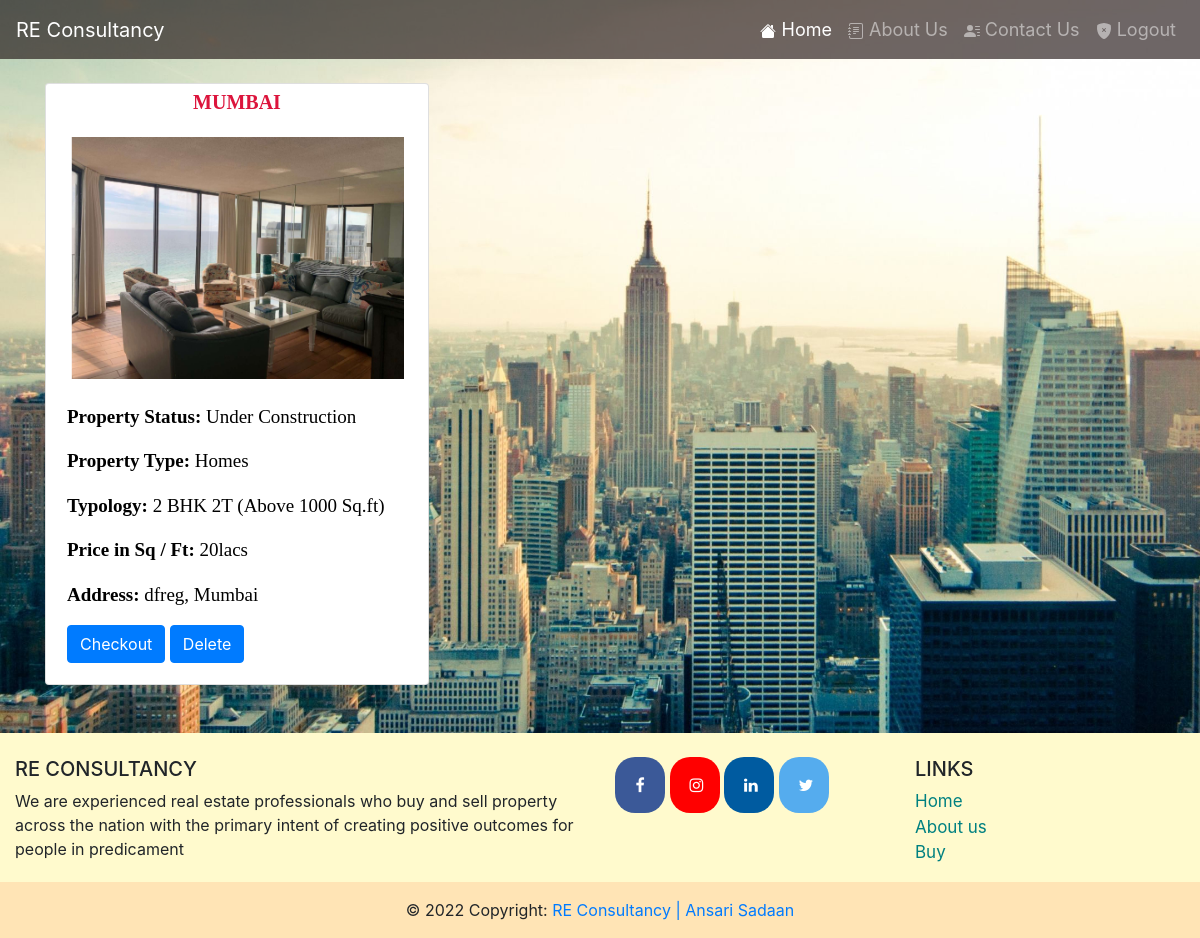
Screenshot of /cart.php (signed in) with the database file from the repository.
### tables this page shows
CREATE TABLE IF NOT EXISTS `sellers` (
  `id` int(11) NOT NULL AUTO_INCREMENT,
  `typo` varchar(255) NOT NULL,
  `protype` varchar(255) NOT NULL,
  `prostatus` varchar(255) NOT NULL,
  `price` varchar(255) NOT NULL,
  `address` varchar(255) NOT NULL,
  `city` varchar(255) NOT NULL,
  `image` varchar(11) NOT NULL,
  `updated_on` timestamp NOT NULL DEFAULT CURRENT_TIMESTAMP ON UPDATE CURRENT_TIMESTAMP,
  `username` varchar(255) NOT NULL,
  PRIMARY KEY (`id`),
  KEY `FK_UserSeller` (`username`)
);

### cart.php (the view, shortened to what this page needs)
<html>
    <head>
        <link rel="stylesheet" href="./css/bootstrap.min.css">
        <link rel="stylesheet" href="./css/styles.css">
        <link rel="stylesheet" href="https://cdnjs.cloudflare.com/ajax/libs/font-awesome/4.7.0/css/font-awesome.min.css">
    </head>
    <body>
        <nav class="navbar navbar-expand-lg navbar-dark bg-dark">
            <a class="navbar-brand" href="#"><span>RE Consultancy</span></a>
            <div class="collapse navbar-collapse" id="navbarSupportedContent">
              <ul class="navbar-nav ml-auto">
                <li class="nav-item active">
                  <a class="nav-link" href="home.php" target = "_self"> Home <span class="sr-only">(current)</span></a>
                </li>
                <li class="nav-item">
                  <a class="nav-link" href="about.php" target = "_self"> About Us</a>
                </li>
                <li class="nav-item">
                  <a class="nav-link " type="button" data-toggle="modal" data-target="#exampleModal" href="#" > Contact Us</a>
                </li>
                <li class="nav-item">
                  <a class="nav-link " type="button" href="logout.php" target = "_self"> Logout</a>
                </li>
              </ul>
            </div>
        </nav>
        <br>
<div class="container">
<div class="row">
<?php
    $con = mysqli_connect('localhost','root','','re_consultancy');
   $query="SELECT sellers.*, cart.id as 'cart_id' , cart.order_id FROM sellers
    Inner join cart ON cart.order_id = sellers.id WHERE cart.user_id = '".$_SESSION['id']."'
    ORDER BY sellers.updated_on Desc";
    $result=mysqli_query($con,$query) or die(mysqli_error($con));
    while($row=mysqli_fetch_array($result)){
    echo'
    <div class="col s4">
        <div class="card" style="width: 24rem; height:auto;">
            <p style="text-align:center; font-size:20px; color:crimson; padding-top:0.5%; font-weight:900; text-transform:uppercase; font-family:serif;" >'.$row['city'].' </p>
            <img style="padding:1%; width:340; height:250; margin-left:5.4%;"class="card-img-top" src="images/'.$row['image'].'" alt="Card image cap">
             <div class="card-body" style="overflow: auto;">
                        <p><span style="font-weight:900; color:black;  font-size:19px; font-family:times new roman;">Property Status: </span><span style=" font-size:19px; font-family:times new roman; color:black;"> '.$row['prostatus'].'</p>
                     <p><span style="font-weight:900; color:black;  font-size:19px; font-family:times new roman;">Property Type: </span><span style=" font-size:19px; font-family:times new roman; color:black;"> '.$row['protype'].'</p>
                     <p><span style="font-weight:900; color:black;   font-size:19px; font-family:times new roman;">Typology: </span><span style=" font-size:19px; font-family:times new roman; color:black;"> '.$row['typo'].'</p>
                    <p><span style="font-weight:900; color:black;  font-size:19px; font-family:times new roman;">Price in Sq / Ft: </span><span style="font-size:19px; font-family:times new roman; color:black;">'.$row['price'].'</p>
                    <p ><span style="font-weight:900; color:black;  font-size:19px; font-family:times new roman;">Address: </span><span style=" font-size:19px; font-family:times new roman; color:black;">'.$row['address'].', '.$row['city'].'</p>
                    <a href="checkout.php" type="submit" style="color: white;" class="btn btn-primary" name="">Checkout</a>
            <a type="button" cart_id='.$row['cart_id'].' order_id='.$row['order_id'].' class="btn btn-primary delete" style="color: white;" name="delete">Delete</a>
             </div>
        </div><br><br>
    </div>';
    }
    ?>
</div>
</div>
        <footer class="page-footer font-small  pt-4" style="background-color: LemonChiffon;">
            <div class="container-fluid text-center text-md-left">
                <div class="row">
                    <div class="col-md-6 mt-md-0 mt-3">
                        <h5 class="text-uppercase">RE Consultancy</h5>
                        <p>We are experienced real estate professionals who buy and sell property across the nation with the primary intent of creating positive outcomes for people in predicament</p>
                    </div>
                    <div class="col-md-3 mb-md-0 mb-3">
                    <a href="https://www.facebook.com/" target = "-blank" class="fa fa-facebook"></a>
                        <a href="https://www.instagram.com/" target = "_blank" class="fa fa-instagram"></a>
                        <a href="https://www.linkedin.com/in/ansari-sadaan-82a191214/" target = "_blank" class="fa fa-linkedin"></a>
                        <a href="https://twitter.com/home?lang=en" target = "_blank" class="fa fa-twitter"></a>
                    </div>
                    <div class="col-md-3 mb-md-0 mb-3">
                        <h5 class="text-uppercase">Links</h5>
                        <ul class="list-unstyled">
                            <li>
                            <a href="home.php" style="color:Teal; font-size:17px;" target = "_self">Home</a>
                            </li>
                            <li>
                            <a href="about.php" style="color:Teal; font-size:17px;" target = "_self">About us</a>
                            </li>
                            <li>
                            <a href="buy.php" style="color:Teal; font-size:17px;" target = "_self">Buy</a>
                            </li>
                        </ul>
                    </div>
                </div>
            </div>
            <div class="footer-copyright text-center py-3" style="background-color: moccasin ;">© 2022 Copyright:
                <a href="cart.php">RE Consultancy | Ansari Sadaan</a>
            </div>
        </footer>
    </body>
</html>

### css/styles.css (style rules this page uses)
body { background-image: url('../img/img8.jpg'); background-repeat: no-repeat; background-attachment: fixed; background-size: cover; }
.bg-dark { background-color: #231818a8!important; }
.navbar-collapse { background-color: #2f242100; }
.fa { padding: 20px; font-size: 30px; width: 50px; text-align: center; text-decoration: none; border-radius: 20px; }
.fa-facebook { background: #3B5998; color: white; }
.fa-twitter { background: #55ACEE; color: white; }
.fa-linkedin { background: #005ba0; color: white; }
.fa-instagram { background: #ff0000; color: white; }
.card { overflow: auto; }

### cart.php (style rules this page uses)
.card { height: 450px; overflow: hidden; padding: 1px; }
body { background-image: url('./img/bk3.jpg'); background-repeat: no-repeat; background-attachment: fixed; background-size: cover; }
.nav-link { font-size:18px; }

### rows the page displays
sellers: city "MUMBAI", image (picture), prostatus "Under Construction", protype "Homes", typo "2 BHK 2T (Above 1000 Sq.ft)", price "20lacs", address "dfreg", city "Mumbai"
